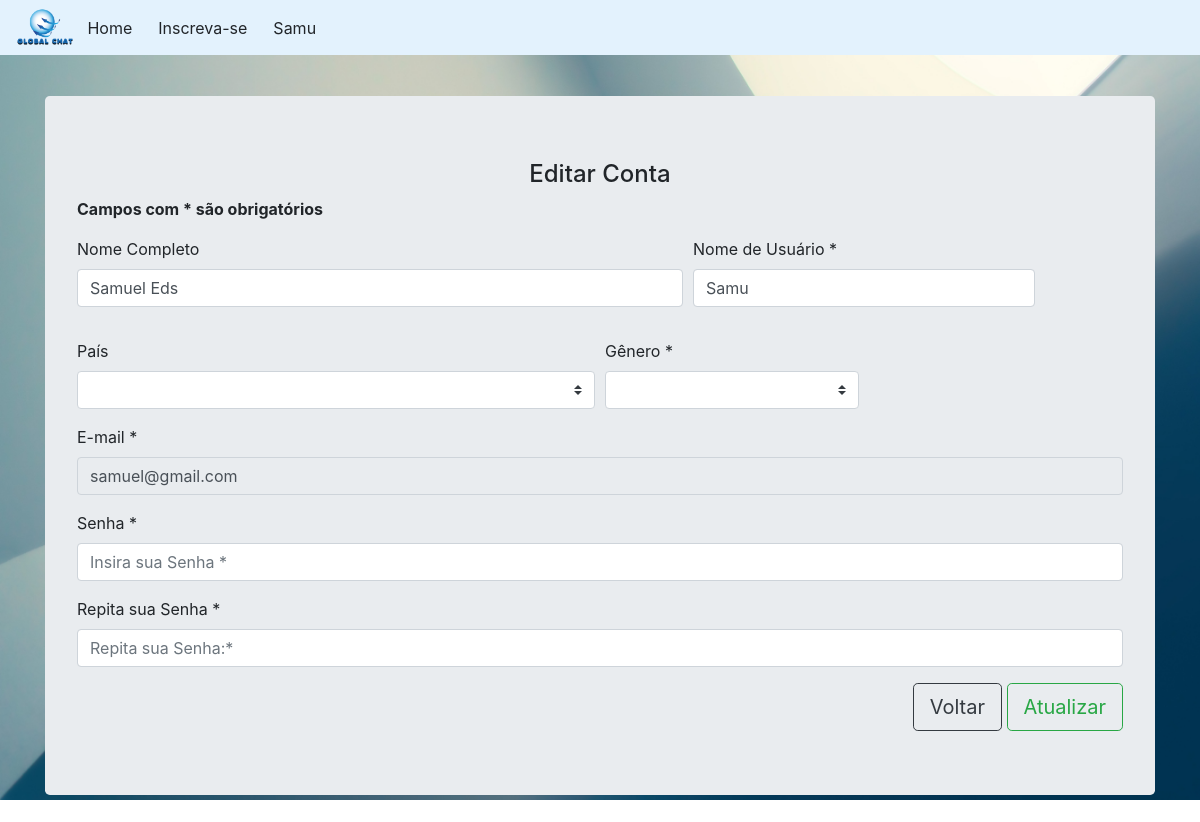
Page /editar.php?email=samuel@gmail.com on the earlier database version.
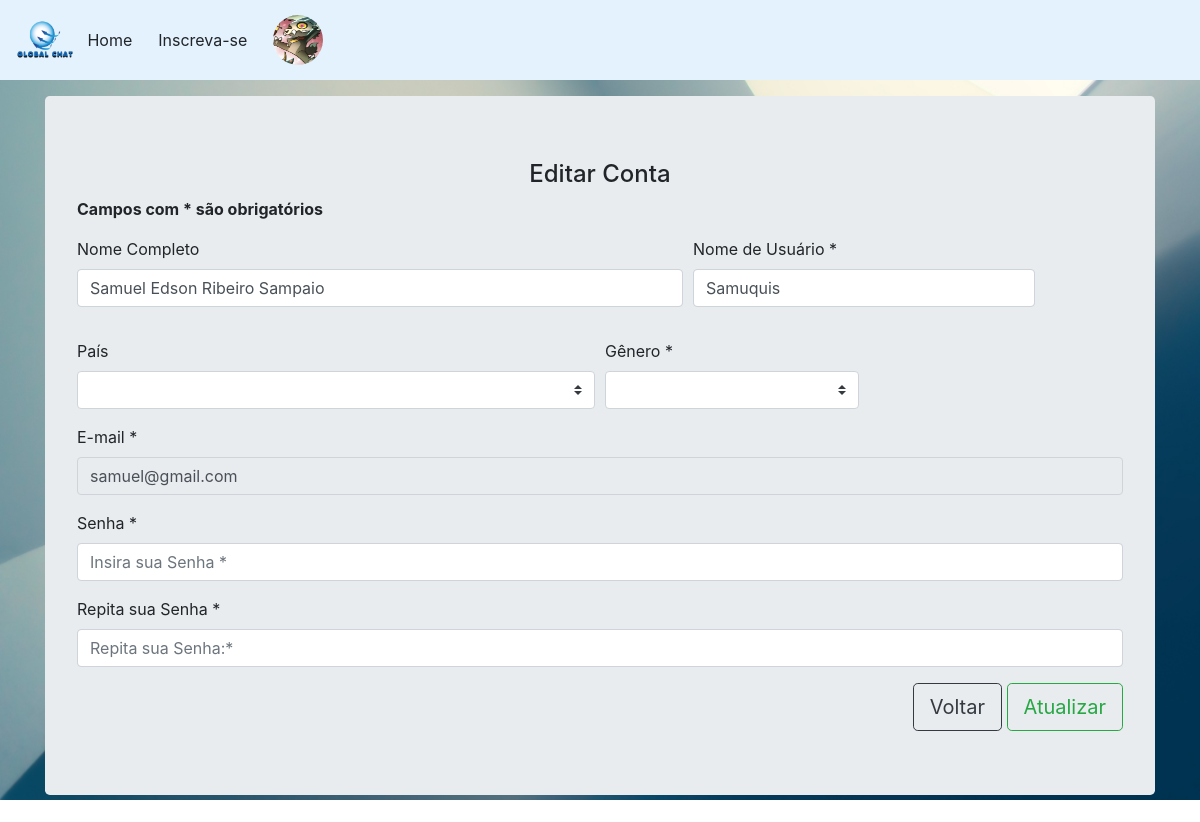
Same page on the later database version.
### tables this page shows
CREATE TABLE `usuarios` (
  `id` int(11) NOT NULL,
  `nomecompleto` varchar(200) DEFAULT NULL,
  `nomeusuario` varchar(200) DEFAULT NULL,
  `pais` varchar(200) DEFAULT NULL,
  `genero` varchar(10) DEFAULT NULL,
  `email` varchar(200) NOT NULL,
  `senha` varchar(9) NOT NULL,
  `foto` varchar(200) DEFAULT NULL
);

### editar.php (the view, shortened to what this page needs)
<?php
include("php/conexao.php");
$email = $_SESSION['email'];
$sql = "SELECT * FROM usuarios WHERE email = '$email'";
$result = mysqli_query($con,$sql);
while($row = mysqli_fetch_assoc($result)){
 ?>
 <!DOCTYPE html>
 <html>
 <head>
  <link rel="stylesheet" href="css/bootstrap.css">
  <link rel="stylesheet" type="text/css" href="css/css.css">
</head>
<body>
  <?php require_once("php/header.php") ?>
  <div class="container" id="tamanhoContainer">
    <br>
    <br>
    <br>
    <br>
    <div class="jumbotron">
      <center><h4 class="form">Editar Conta</h4></center>
      <p class="form"><b>Campos com * são obrigatórios</b></p>
      <form method="post" action="php/_edita_usu.php">
        <div class="form-group">
          <div class="form-row">
            <div class="col-md-7 mb-3">
              <label class="form">Nome Completo </label>
              <input type="text" class="form-control"   name="nome" placeholder="Digite seu nome de usuário: " value="<?php echo($row['nomecompleto']);?>" autocomplete="off">
            </div>
            <div class="col-md-4 mb-3">
              <label for="validationDefaultUsername">Nome de Usuário *</label>
              <div class="input-group">
                <input type="text" class="form-control" id="validationDefaultUsername" placeholder="Digite seu nome de Usuário *" value="<?php echo($row['nomeusuario']);?>" name="nomeu" aria-describedby="inputGroupPrepend2" required>
              </div>
            </div>
          </div>
        </div>
        <div class="form-row">
          <div class="col-md-6 mb-3">
            <label for="validationDefault03">País</label>
            <select class="custom-select" id="validationDefault04" name="pais" >
              <option selected disabled ></option>
              <option>Brasil</option>
            </select>
          </div>
          <div class="col-md-3 mb-3">
            <label for="validationDefault04">Gênero *</label>
            <select class="custom-select" id="validationDefault04" name="genero" required>
              <option selected disabled ></option>
              <option>M</option>
            </select>
          </div>
        </div>
        <div class="form-group">
          <label class="form">E-mail *</label>
          <input type="email" class="form-control" name="email" placeholder="Insira seu melhor E-mail: * " value="<?php echo($row['email']);?>" required  readonly=“true”>
        </div>
        <div class="form-group">
          <label class="form">Senha *</label>
          <input type="password" class="form-control" name="senha" placeholder="Insira sua Senha *" required autocomplete="off">
        </div>
        <div class="form-group">
          <label class="form">Repita sua Senha *</label>
          <input type="password" class="form-control" name="repitasenha" placeholder="Repita sua Senha:*" required autocomplete="off">
        </div>
        <div>
          <div style="text-align: right;">
            <a href="perfil.php" role="button" class="btn btn-lg btn-outline-dark">Voltar</a>
            <button type="button" class="btn btn-lg btn-outline-success" data-toggle="modal" data-target="#exampleModal">
              Atualizar
            </button>
          </form>
        </div>
      </div>
  <?php } ?>
</body>
</html>

### php/header.php (shortened to what this page needs)
<?php
include("includes.php");
$email = $_SESSION['email'];
$sql = "SELECT * FROM usuarios WHERE email = '$email'";
$result = mysqli_query($con,$sql);
?>
<header>
	<head>
	<link rel="stylesheet" href="/ProjetosChatTempoReal/css/bootstrap.css">
</head>
<nav class="navbar navbar-expand-lg fixed-top navbar-light" style="background-color: #e3f2fd;">
	<img src="/ProjetosChatTempoReal/img/logo.png" style="width: 5%;">
	<a class="btn " href="/ProjetosChatTempoReal/index.php">Home</a>
			<a href="/ProjetosChatTempoReal/formulario.php" role="button" class="btn">Inscreva-se</a>
			<a href="/ProjetosChatTempoReal/perfil.php" class="btn " role="button" ><?php while($rows_usu = mysqli_fetch_assoc($result)){ $foto = $rows_usu['foto']; $nome_usu = $rows_usu['nomeusuario']; }  ?> <?php if(isset($foto)){ ?> <img id="foto1" src="/ProjetosChatTempoReal/uploads/<?php echo($foto);?>"> <?php }else if(isset($nome_usu)){ echo $nome_usu; }else{ echo ""; } ?> </a>
		</nav>
	</header>

Differences in the rows shown:
no longer on this page (row edited): usuarios: nomeusuario "Samu", nome "Samuel Eds", nomeu "Samu", email "samuel@gmail.com"
added usuarios: foto (picture), nome "Samuel Edson Ribeiro Sampaio", nomeu "Samuquis", email "samuel@gmail.com"
